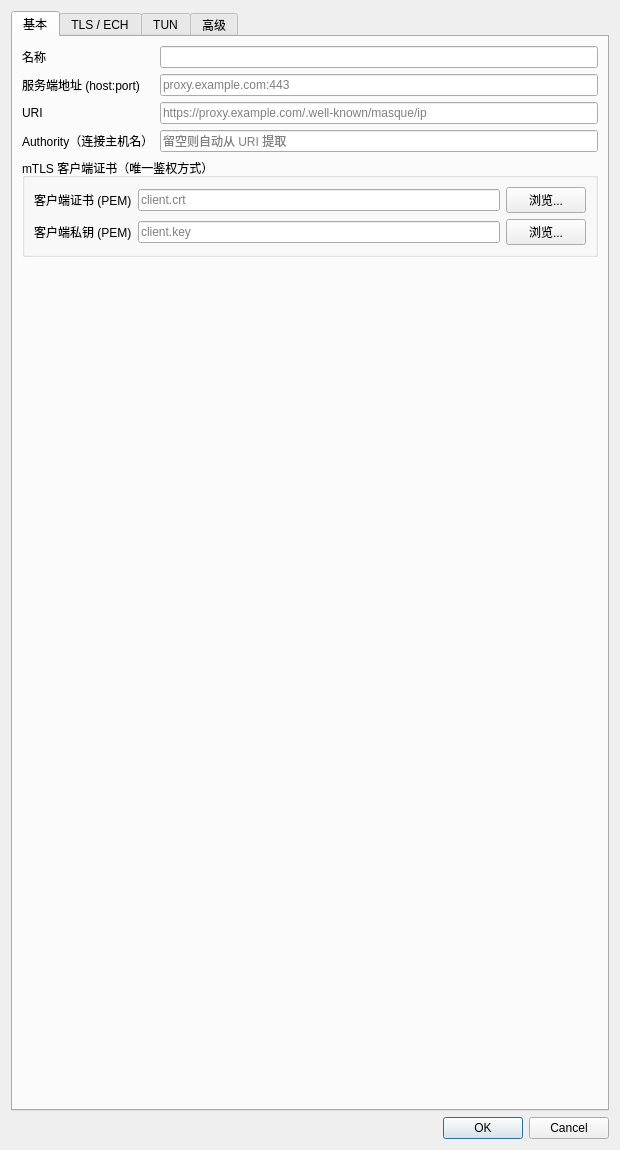
<?xml version="1.0" encoding="UTF-8"?>
<ui version="4.0">
 <class>EditNodeDialog</class>
 <widget class="QDialog" name="EditNodeDialog">
  <property name="windowTitle"><string>编辑节点</string></property>
  <property name="minimumSize"><size><width>620</width><height>620</height></size></property>
  <layout class="QVBoxLayout">
   <item>
    <widget class="QTabWidget" name="tabWidget">

     <!-- ── 基本设置 ── -->
     <widget class="QWidget" name="tabBasic">
      <attribute name="title"><string>基本</string></attribute>
      <layout class="QVBoxLayout">
       <item>
        <layout class="QFormLayout">
         <item row="0" column="0">
          <widget class="QLabel"><property name="text"><string>名称</string></property></widget>
         </item>
         <item row="0" column="1">
          <widget class="QLineEdit" name="editName"/>
         </item>
         <item row="1" column="0">
          <widget class="QLabel"><property name="text"><string>服务端地址 (host:port)</string></property></widget>
         </item>
         <item row="1" column="1">
          <widget class="QLineEdit" name="editServerAddr">
           <property name="placeholderText"><string>proxy.example.com:443</string></property>
          </widget>
         </item>
         <item row="2" column="0">
          <widget class="QLabel"><property name="text"><string>URI</string></property></widget>
         </item>
         <item row="2" column="1">
          <widget class="QLineEdit" name="editURI">
           <property name="placeholderText"><string>https://proxy.example.com/.well-known/masque/ip</string></property>
           <property name="toolTip"><string>支持两种写法：
• 完整 URL：https://proxy.example.com/.well-known/masque/ip（推荐，与服务端 uri_template 完全一致）
• 相对路径：/.well-known/masque/ip（自动补全为 https://&lt;authority&gt;/...）
转发场景：请使用完整 URL，域名填真正代理的域名。</string></property>
          </widget>
         </item>
         <item row="3" column="0">
          <widget class="QLabel"><property name="text"><string>Authority（连接主机名）</string></property></widget>
         </item>
         <item row="3" column="1">
          <widget class="QLineEdit" name="editAuthority">
           <property name="placeholderText"><string>留空则自动从 URI 提取</string></property>
           <property name="toolTip"><string>HTTP :authority header，必须与服务端 uri_template 的域名完全一致。
• 直连：留空即可（自动从 URI 提取域名）
• 转发：服务端地址填中继地址，此处填真正代理的域名</string></property>
          </widget>
         </item>
        </layout>
       </item>

       <!-- mTLS 证书组 -->
       <item>
        <widget class="QGroupBox" name="groupMTLS">
         <property name="title"><string>mTLS 客户端证书（唯一鉴权方式）</string></property>
         <layout class="QFormLayout">
          <item row="0" column="0">
           <widget class="QLabel"><property name="text"><string>客户端证书 (PEM)</string></property></widget>
          </item>
          <item row="0" column="1">
           <layout class="QHBoxLayout">
            <item><widget class="QLineEdit" name="editClientCertFile"><property name="placeholderText"><string>client.crt</string></property></widget></item>
            <item><widget class="QPushButton" name="btnBrowseCert"><property name="text"><string>浏览...</string></property><property name="maximumWidth"><number>64</number></property></widget></item>
           </layout>
          </item>
          <item row="1" column="0">
           <widget class="QLabel"><property name="text"><string>客户端私钥 (PEM)</string></property></widget>
          </item>
          <item row="1" column="1">
           <layout class="QHBoxLayout">
            <item><widget class="QLineEdit" name="editClientKeyFile"><property name="placeholderText"><string>client.key</string></property></widget></item>
            <item><widget class="QPushButton" name="btnBrowseKey"><property name="text"><string>浏览...</string></property><property name="maximumWidth"><number>64</number></property></widget></item>
           </layout>
          </item>
         </layout>
        </widget>
       </item>

       <item>
        <spacer name="verticalSpacer">
         <property name="orientation"><enum>Qt::Vertical</enum></property>
         <property name="sizeHint" stdset="0"><size><width>20</width><height>40</height></size></property>
        </spacer>
       </item>
      </layout>
     </widget>

     <!-- ── TLS/ECH ── -->
     <widget class="QWidget" name="tabTLS">
      <attribute name="title"><string>TLS / ECH</string></attribute>
      <layout class="QFormLayout">
       <item row="0" column="0">
        <widget class="QLabel"><property name="text"><string>SNI（留空同 host）</string></property></widget>
       </item>
       <item row="0" column="1">
        <widget class="QLineEdit" name="editServerName"/>
       </item>
       <!-- 注：原"跳过证书验证"复选框已永久移除：内核已禁用该字段，
            写出 false 触发 deprecated 警告，写出 true 直接拒绝启动。 -->
       <item row="1" column="0">
        <widget class="QLabel"><property name="text"><string>启用后量子密钥交换 (PQC)</string></property></widget>
       </item>
       <item row="1" column="1">
        <widget class="QCheckBox" name="checkEnablePQC"/>
       </item>
       <item row="2" column="0">
        <widget class="QLabel"><property name="text"><string>服务端 CA 证书 (PEM)</string></property></widget>
       </item>
       <item row="2" column="1">
        <layout class="QHBoxLayout">
         <item>
          <widget class="QLineEdit" name="editServerCAFile">
           <property name="placeholderText"><string>留空 = 用 Mozilla / 系统 CA；自签 CA 部署填这里</string></property>
           <property name="toolTip"><string>信任锚优先级：server_ca_file &gt; use_mozilla_ca &gt; use_system_cas
企业内网 mTLS 部署的推荐做法：用 certsrv 签发 server.crt 与 ca.crt，
把 ca.crt 路径填在这里，TLS 握手只信任本组织 CA，杜绝 MITM。</string></property>
          </widget>
         </item>
         <item><widget class="QPushButton" name="btnBrowseServerCA"><property name="text"><string>浏览...</string></property><property name="maximumWidth"><number>64</number></property></widget></item>
        </layout>
       </item>
       <item row="3" column="0">
        <widget class="QLabel"><property name="text"><string>使用 Mozilla CA 根证书</string></property></widget>
       </item>
       <item row="3" column="1">
        <widget class="QCheckBox" name="checkUseMozillaCA"><property name="checked"><bool>true</bool></property></widget>
       </item>
       <item row="4" column="0">
        <widget class="QLabel"><property name="text"><string>使用系统 CA 根证书</string></property></widget>
       </item>
       <item row="4" column="1">
        <widget class="QCheckBox" name="checkUseSystemCAs"/>
       </item>
       <item row="5" column="0">
        <widget class="QLabel"><property name="text"><string>启用 ECH</string></property></widget>
       </item>
       <item row="5" column="1">
        <widget class="QCheckBox" name="checkEnableECH"><property name="checked"><bool>true</bool></property></widget>
       </item>
       <item row="6" column="0">
        <widget class="QLabel"><property name="text"><string>ECH 查询域名</string></property></widget>
       </item>
       <item row="6" column="1">
        <widget class="QLineEdit" name="editECHDomain"><property name="placeholderText"><string>留空则同 SNI</string></property></widget>
       </item>
       <item row="7" column="0">
        <widget class="QLabel"><property name="text"><string>ECH DoH 服务器</string></property></widget>
       </item>
       <item row="7" column="1">
        <widget class="QLineEdit" name="editECHDohServer"><property name="placeholderText"><string>https://cloudflare-dns.com/dns-query</string></property></widget>
       </item>
       <item row="8" column="0">
        <widget class="QLabel"><property name="text"><string>ECH 静态配置 (Base64)</string></property></widget>
       </item>
       <item row="8" column="1">
        <widget class="QLineEdit" name="editECHConfigListB64">
         <property name="placeholderText"><string>留空则通过 DoH 动态查询（推荐）</string></property>
         <property name="toolTip"><string>填入后将跳过 DoH 查询，直接使用此静态 ECH 配置（Base64 编码）</string></property>
        </widget>
       </item>
       <item row="9" column="0">
        <widget class="QLabel"><property name="text"><string>地址族偏好</string></property></widget>
       </item>
       <item row="9" column="1">
        <widget class="QComboBox" name="comboPreferAddressFamily">
         <property name="toolTip"><string>auto: Happy Eyeballs（IPv6 优先，失败时回退 IPv4，推荐）
v4: 仅使用 IPv4
v6: 仅使用 IPv6</string></property>
         <item><property name="text"><string>auto（双栈 Happy Eyeballs）</string></property></item>
         <item><property name="text"><string>仅 IPv4</string></property></item>
         <item><property name="text"><string>仅 IPv6</string></property></item>
        </widget>
       </item>
       <item row="10" column="0">
        <widget class="QLabel"><property name="text"><string>Happy Eyeballs 延迟（毫秒）</string></property></widget>
       </item>
       <item row="10" column="1">
        <widget class="QSpinBox" name="spinHappyEyeballsDelay">
         <property name="minimum"><number>0</number></property>
         <property name="maximum"><number>5000</number></property>
         <property name="value"><number>50</number></property>
         <property name="singleStep"><number>10</number></property>
         <property name="suffix"><string> ms</string></property>
         <property name="specialValueText"><string>内核默认</string></property>
         <property name="toolTip"><string>双栈环境中 IPv6 与 IPv4 之间的交错延迟。
RFC 8305 推荐 250ms；本项目默认 50ms（更激进）。</string></property>
        </widget>
       </item>
      </layout>
     </widget>

     <!-- ── TUN ── -->
     <widget class="QWidget" name="tabTUN">
      <attribute name="title"><string>TUN</string></attribute>
      <layout class="QFormLayout">
       <item row="0" column="0">
        <widget class="QLabel"><property name="text"><string>TUN 设备名</string></property></widget>
       </item>
       <item row="0" column="1">
        <widget class="QLineEdit" name="editTunName"><property name="placeholderText"><string>tun0</string></property></widget>
       </item>
       <item row="1" column="0">
        <widget class="QLabel"><property name="text"><string>MTU</string></property></widget>
       </item>
       <item row="1" column="1">
        <widget class="QSpinBox" name="spinMTU">
         <property name="minimum"><number>1280</number></property>
         <property name="maximum"><number>65535</number></property>
         <property name="value"><number>1400</number></property>
        </widget>
       </item>
       <item row="2" column="0">
        <widget class="QLabel"><property name="text"><string>DNS IPv4</string></property></widget>
       </item>
       <item row="2" column="1">
        <widget class="QLineEdit" name="editDnsV4"><property name="placeholderText"><string>1.1.1.1</string></property></widget>
       </item>
       <item row="3" column="0">
        <widget class="QLabel"><property name="text"><string>DNS IPv6</string></property></widget>
       </item>
       <item row="3" column="1">
        <widget class="QLineEdit" name="editDnsV6"><property name="placeholderText"><string>2606:4700:4700::1111</string></property></widget>
       </item>

       <!-- 地址分配模式 -->
       <item row="4" column="0">
        <widget class="QLabel"><property name="text"><string>等待服务端分配 IP</string></property></widget>
       </item>
       <item row="4" column="1">
        <widget class="QCheckBox" name="checkWaitForAddressAssign">
         <property name="checked"><bool>true</bool></property>
         <property name="toolTip"><string>勾选：等待服务端通过 ADDRESS_ASSIGN 分配 IP（默认）
取消：手动填写静态 IP（仅当服务端未开启地址分配时使用）</string></property>
        </widget>
       </item>
       <item row="5" column="0">
        <widget class="QLabel"><property name="text"><string></string></property></widget>
       </item>
       <item row="5" column="1">
        <widget class="QLabel" name="labelStaticIPHint">
         <property name="text"><string>⚠ 静态 IP 模式：仅当服务端未开启地址分配功能时使用</string></property>
         <property name="styleSheet"><string>color: #cc6600; font-style: italic;</string></property>
         <property name="wordWrap"><bool>true</bool></property>
        </widget>
       </item>
       <item row="6" column="0">
        <widget class="QLabel" name="labelIPv4CIDR"><property name="text"><string>IPv4 CIDR</string></property></widget>
       </item>
       <item row="6" column="1">
        <widget class="QLineEdit" name="editIPv4CIDR">
         <property name="placeholderText"><string>10.0.0.2/24</string></property>
         <property name="enabled"><bool>false</bool></property>
        </widget>
       </item>
       <item row="7" column="0">
        <widget class="QLabel" name="labelIPv6CIDR"><property name="text"><string>IPv6 CIDR</string></property></widget>
       </item>
       <item row="7" column="1">
        <widget class="QLineEdit" name="editIPv6CIDR">
         <property name="placeholderText"><string>fd00::2/64</string></property>
         <property name="enabled"><bool>false</bool></property>
        </widget>
       </item>
      </layout>
     </widget>

     <!-- ── 高级 ── -->
     <widget class="QWidget" name="tabAdvanced">
      <attribute name="title"><string>高级</string></attribute>
      <layout class="QFormLayout">
       <item row="0" column="0">
        <widget class="QLabel"><property name="text"><string>允许 0-RTT</string></property></widget>
       </item>
       <item row="0" column="1">
        <widget class="QCheckBox" name="checkAllow0RTT"/>
       </item>
       <item row="1" column="0">
        <widget class="QLabel"><property name="text"><string>断线自动重连</string></property></widget>
       </item>
       <item row="1" column="1">
        <widget class="QCheckBox" name="checkEnableReconnect"><property name="checked"><bool>true</bool></property></widget>
       </item>
       <item row="2" column="0">
        <widget class="QLabel"><property name="text"><string>并行 Session 数</string></property></widget>
       </item>
       <item row="2" column="1">
        <widget class="QSpinBox" name="spinNumSessions">
         <property name="minimum"><number>1</number></property>
         <property name="maximum"><number>32</number></property>
         <property name="value"><number>4</number></property>
         <property name="toolTip"><string>多 session 并行数。
1  = 单连接（默认，最低开销）
2-4 = 推荐家庭/办公场景（2-4 Gbps）
4-8 = 高带宽多核服务器（8-16 Gbps）
启用后客户端会并行建立 N 条 CONNECT-IP session 共享流量。
建议同时勾选下方「多 Session 独立重连」让每条 session 独立重连，互不影响。</string></property>
        </widget>
       </item>
       <item row="3" column="0">
        <widget class="QLabel"><property name="text"><string>启用 TLS Session 缓存</string></property></widget>
       </item>
       <item row="3" column="1">
        <widget class="QCheckBox" name="checkEnableSessionCache"><property name="checked"><bool>true</bool></property></widget>
       </item>
       <item row="4" column="0">
        <widget class="QLabel"><property name="text"><string>Session 缓存大小</string></property></widget>
       </item>
       <item row="4" column="1">
        <widget class="QSpinBox" name="spinSessionCacheSize">
         <property name="minimum"><number>1</number></property>
         <property name="maximum"><number>10000</number></property>
         <property name="value"><number>128</number></property>
        </widget>
       </item>
       <item row="5" column="0">
        <widget class="QLabel"><property name="text"><string>连接空闲超时（秒）</string></property></widget>
       </item>
       <item row="5" column="1">
        <widget class="QSpinBox" name="spinMaxIdleTimeout">
         <property name="minimum"><number>5</number></property>
         <property name="maximum"><number>600</number></property>
         <property name="value"><number>45</number></property>
         <property name="suffix"><string> s</string></property>
        </widget>
       </item>
       <item row="6" column="0">
        <widget class="QLabel"><property name="text"><string>Keep-Alive 周期（秒）</string></property></widget>
       </item>
       <item row="6" column="1">
        <widget class="QSpinBox" name="spinKeepAlivePeriod">
         <property name="minimum"><number>1</number></property>
         <property name="maximum"><number>300</number></property>
         <property name="value"><number>15</number></property>
         <property name="suffix"><string> s</string></property>
        </widget>
       </item>
       <item row="7" column="0">
        <widget class="QLabel"><property name="text"><string>地址分配超时（秒）</string></property></widget>
       </item>
       <item row="7" column="1">
        <widget class="QSpinBox" name="spinAddressAssignTimeout">
         <property name="minimum"><number>5</number></property>
         <property name="maximum"><number>120</number></property>
         <property name="value"><number>30</number></property>
        </widget>
       </item>
       <item row="8" column="0">
        <widget class="QLabel"><property name="text"><string>最大重连延迟（秒）</string></property></widget>
       </item>
       <item row="8" column="1">
        <widget class="QSpinBox" name="spinMaxReconnectDelay">
         <property name="minimum"><number>1</number></property>
         <property name="maximum"><number>300</number></property>
         <property name="value"><number>30</number></property>
        </widget>
       </item>

       <!-- Bypass -->
       <item row="9" column="0">
        <widget class="QLabel"><property name="text"><string>启用路由绕行 (Bypass)</string></property></widget>
       </item>
       <item row="9" column="1">
        <layout class="QHBoxLayout">
         <item>
          <widget class="QCheckBox" name="checkEnableBypass">
           <property name="checked"><bool>true</bool></property>
           <property name="toolTip"><string>防止隧道流量回环，通常应保持开启</string></property>
          </widget>
         </item>
         <item>
          <widget class="QCheckBox" name="checkBypassStrict">
           <property name="text"><string>严格模式（探测失败报错）</string></property>
           <property name="toolTip"><string>严格模式：bypass 探测失败时直接报错，而不是降级到默认路由。
适合对回环敏感的生产环境，调试时建议关闭以便降级排查。</string></property>
          </widget>
         </item>
        </layout>
       </item>

       <!-- HTTP3 窗口调优 -->
       <item row="10" column="0">
        <widget class="QLabel"><property name="text"><string>禁用路径 MTU 探测</string></property></widget>
       </item>
       <item row="10" column="1">
        <widget class="QCheckBox" name="checkDisablePathMTUProbe"/>
       </item>
       <item row="11" column="0">
        <widget class="QLabel"><property name="text"><string>初始流窗口 (bytes)</string></property></widget>
       </item>
       <item row="11" column="1">
        <widget class="QSpinBox" name="spinInitialStreamWindow">
         <property name="minimum"><number>65536</number></property>
         <property name="maximum"><number>2147483647</number></property>
         <property name="value"><number>16777216</number></property>
         <property name="singleStep"><number>1048576</number></property>
        </widget>
       </item>
       <item row="12" column="0">
        <widget class="QLabel"><property name="text"><string>最大流窗口 (bytes)</string></property></widget>
       </item>
       <item row="12" column="1">
        <widget class="QSpinBox" name="spinMaxStreamWindow">
         <property name="minimum"><number>65536</number></property>
         <property name="maximum"><number>2147483647</number></property>
         <property name="value"><number>67108864</number></property>
         <property name="singleStep"><number>1048576</number></property>
        </widget>
       </item>
       <item row="13" column="0">
        <widget class="QLabel"><property name="text"><string>初始连接窗口 (bytes)</string></property></widget>
       </item>
       <item row="13" column="1">
        <widget class="QSpinBox" name="spinInitialConnWindow">
         <property name="minimum"><number>65536</number></property>
         <property name="maximum"><number>2147483647</number></property>
         <property name="value"><number>33554432</number></property>
         <property name="singleStep"><number>1048576</number></property>
        </widget>
       </item>
       <item row="14" column="0">
        <widget class="QLabel"><property name="text"><string>最大连接窗口 (bytes)</string></property></widget>
       </item>
       <item row="14" column="1">
        <widget class="QSpinBox" name="spinMaxConnWindow">
         <property name="minimum"><number>65536</number></property>
         <property name="maximum"><number>2147483647</number></property>
         <property name="value"><number>134217728</number></property>
         <property name="singleStep"><number>1048576</number></property>
        </widget>
       </item>

       <!-- 注意：原 row 15-17 (disable_compression / tls_handshake_timeout / max_response_header_sec)
            已于 2026-04 移除 —— CONNECT-IP 走 datagram + capsule 路径，没有 HTTP 响应头与
            HTTP3 压缩协商；内核已删除对应字段。row 18+ 编号保持不变以最小化布局抖动。 -->

       <!-- 拥塞控制 -->
       <item row="18" column="0">
        <widget class="QLabel"><property name="text"><string>拥塞控制算法</string></property></widget>
       </item>
       <item row="18" column="1">
        <widget class="QComboBox" name="comboCongestionAlgo">
         <item><property name="text"><string>bbr2（推荐，对抗运营商 QoS）</string></property></item>
         <item><property name="text"><string>cubic（默认，理想网络）</string></property></item>
        </widget>
       </item>
       <!-- Obfs 混淆配置 -->
       <item row="19" column="0">
        <widget class="QLabel"><property name="text"><string>Obfs 混淆类型</string></property></widget>
       </item>
       <item row="19" column="1">
        <widget class="QComboBox" name="comboObfsType">
         <item><property name="text"><string>禁用</string></property></item>
         <item><property name="text"><string>Salamander（规避 DPI）</string></property></item>
        </widget>
       </item>
       <item row="20" column="0">
        <widget class="QLabel"><property name="text"><string>Obfs 混淆密码</string></property></widget>
       </item>
       <item row="20" column="1">
        <widget class="QLineEdit" name="editObfsPassword">
         <property name="placeholderText"><string>预共享密码（客户端和服务端必须相同）</string></property>
         <property name="toolTip"><string>Salamander 混淆可规避运营商对 QUIC Long Header 的 DPI 识别</string></property>
         <property name="echoMode"><enum>QLineEdit::PasswordEchoOnEdit</enum></property>
        </widget>
       </item>
       <!-- 应用层心跳（CONNECT-IP capsule ping/pong） -->
       <item row="21" column="0">
        <widget class="QLabel"><property name="text"><string>应用层心跳周期</string></property></widget>
       </item>
       <item row="21" column="1">
        <widget class="QSpinBox" name="spinAppKeepalivePeriod">
         <property name="minimum"><number>0</number></property>
         <property name="maximum"><number>600</number></property>
         <property name="value"><number>25</number></property>
         <property name="suffix"><string> s</string></property>
         <property name="specialValueText"><string>禁用</string></property>
         <property name="toolTip"><string>CONNECT-IP capsule 应用层 ping 发送周期。
0 = 禁用应用层心跳（仅依赖 QUIC Keep-Alive）。</string></property>
        </widget>
       </item>
       <item row="22" column="0">
        <widget class="QLabel"><property name="text"><string>应用层心跳超时</string></property></widget>
       </item>
       <item row="22" column="1">
        <widget class="QSpinBox" name="spinAppKeepaliveTimeout">
         <property name="minimum"><number>1</number></property>
         <property name="maximum"><number>600</number></property>
         <property name="value"><number>30</number></property>
         <property name="suffix"><string> s</string></property>
         <property name="toolTip"><string>单次 ping 等 pong 的超时时间。</string></property>
        </widget>
       </item>
       <item row="23" column="0">
        <widget class="QLabel"><property name="text"><string>不健康判定阈值</string></property></widget>
       </item>
       <item row="23" column="1">
        <widget class="QSpinBox" name="spinUnhealthyThreshold">
         <property name="minimum"><number>1</number></property>
         <property name="maximum"><number>100</number></property>
         <property name="value"><number>3</number></property>
         <property name="suffix"><string> 次</string></property>
         <property name="toolTip"><string>连续 N 次心跳超时则视为 session 不健康并触发重连。</string></property>
        </widget>
       </item>
       <item row="24" column="0">
        <widget class="QLabel"><property name="text"><string>多 Session 独立重连</string></property></widget>
       </item>
       <item row="24" column="1">
        <widget class="QCheckBox" name="checkPerSessionReconnect">
         <property name="checked"><bool>true</bool></property>
         <property name="toolTip"><string>开启后多 session 模式下每条 session 独立重连，互不影响。</string></property>
        </widget>
       </item>
       <!-- UDP socket buffer & GSO（性能调优） -->
       <item row="25" column="0">
        <widget class="QLabel" name="labelUDPRecvBuffer"><property name="text"><string>UDP 接收缓冲区</string></property></widget>
       </item>
       <item row="25" column="1">
        <widget class="QSpinBox" name="spinUDPRecvBuffer">
         <property name="minimum"><number>65536</number></property>
         <property name="maximum"><number>2147483647</number></property>
         <property name="value"><number>16777216</number></property>
         <property name="singleStep"><number>1048576</number></property>
         <property name="suffix"><string> B</string></property>
         <property name="toolTip"><string>UDP socket 接收缓冲区大小（字节），默认 16 MB。
Linux 高带宽场景可增大到 32-64 MB（需 sysctl 放开 net.core.rmem_max）。
Windows / macOS 内核会把超过系统上限的值静默 cap，配置过大无效。</string></property>
        </widget>
       </item>
       <item row="26" column="0">
        <widget class="QLabel" name="labelUDPSendBuffer"><property name="text"><string>UDP 发送缓冲区</string></property></widget>
       </item>
       <item row="26" column="1">
        <widget class="QSpinBox" name="spinUDPSendBuffer">
         <property name="minimum"><number>65536</number></property>
         <property name="maximum"><number>2147483647</number></property>
         <property name="value"><number>16777216</number></property>
         <property name="singleStep"><number>1048576</number></property>
         <property name="suffix"><string> B</string></property>
         <property name="toolTip"><string>UDP socket 发送缓冲区大小（字节），默认 16 MB。
Linux 同 net.core.wmem_max；其他平台同样会被系统静默 cap。</string></property>
        </widget>
       </item>
       <item row="27" column="0">
        <widget class="QLabel" name="labelEnableGSO"><property name="text"><string>启用 GSO/GRO（仅 Linux）</string></property></widget>
       </item>
       <item row="27" column="1">
        <widget class="QCheckBox" name="checkEnableGSO">
         <property name="checked"><bool>true</bool></property>
         <property name="toolTip"><string>启用 Linux 内核的 GSO（UDP 分段卸载）/ GRO（接收合并）以提升 UDP 吞吐。
• Linux：建议保持开启；显式关闭会通过 QUIC_GO_DISABLE_GSO 环境变量传给 quic-go
• Windows / macOS：内核会自动按平台能力降级，此开关无实际作用</string></property>
        </widget>
       </item>
       <!-- ── BBRv2 子参数（仅 congestion=bbr2 时生效，留空 / 0 = 内核默认）── -->
       <item row="28" column="0" colspan="2">
        <widget class="QLabel">
         <property name="text"><string>━━━ BBRv2 高级参数（仅 bbr2 模式生效，全部留空 = 内核默认）━━━</string></property>
         <property name="styleSheet"><string>color: #666; font-style: italic; margin-top: 6px;</string></property>
        </widget>
       </item>
       <item row="29" column="0">
        <widget class="QLabel"><property name="text"><string>BBRv2 丢包阈值</string></property></widget>
       </item>
       <item row="29" column="1">
        <widget class="QDoubleSpinBox" name="spinBBR2LossThreshold">
         <property name="minimum"><double>0.0</double></property>
         <property name="maximum"><double>1.0</double></property>
         <property name="singleStep"><double>0.005</double></property>
         <property name="decimals"><number>4</number></property>
         <property name="specialValueText"><string>内核默认（0.015）</string></property>
         <property name="toolTip"><string>触发带宽下调的最低丢包率（默认 0.015 即 1.5%）。
运营商随机丢包通常 &lt; 1%，提高此阈值可避免误判拥塞。</string></property>
        </widget>
       </item>
       <item row="30" column="0">
        <widget class="QLabel"><property name="text"><string>BBRv2 Beta（带宽保留比例）</string></property></widget>
       </item>
       <item row="30" column="1">
        <widget class="QDoubleSpinBox" name="spinBBR2Beta">
         <property name="minimum"><double>0.0</double></property>
         <property name="maximum"><double>1.0</double></property>
         <property name="singleStep"><double>0.05</double></property>
         <property name="decimals"><number>3</number></property>
         <property name="specialValueText"><string>内核默认（0.3）</string></property>
         <property name="toolTip"><string>丢包时带宽下调比例，0.3 = 保留 70% 带宽。</string></property>
        </widget>
       </item>
       <item row="31" column="0">
        <widget class="QLabel"><property name="text"><string>BBRv2 Startup 满速轮数</string></property></widget>
       </item>
       <item row="31" column="1">
        <widget class="QSpinBox" name="spinBBR2StartupFullBwRounds">
         <property name="minimum"><number>0</number></property>
         <property name="maximum"><number>20</number></property>
         <property name="value"><number>0</number></property>
         <property name="specialValueText"><string>内核默认（3）</string></property>
         <property name="toolTip"><string>判定带宽已达瓶颈所需的连续轮数。</string></property>
        </widget>
       </item>
       <item row="32" column="0">
        <widget class="QLabel"><property name="text"><string>BBRv2 ProbeRTT 周期（秒）</string></property></widget>
       </item>
       <item row="32" column="1">
        <widget class="QSpinBox" name="spinBBR2ProbeRTTPeriod">
         <property name="minimum"><number>0</number></property>
         <property name="maximum"><number>600</number></property>
         <property name="value"><number>0</number></property>
         <property name="suffix"><string> s</string></property>
         <property name="specialValueText"><string>内核默认（10s）</string></property>
        </widget>
       </item>
       <item row="33" column="0">
        <widget class="QLabel"><property name="text"><string>BBRv2 ProbeRTT 持续（毫秒）</string></property></widget>
       </item>
       <item row="33" column="1">
        <widget class="QSpinBox" name="spinBBR2ProbeRTTDuration">
         <property name="minimum"><number>0</number></property>
         <property name="maximum"><number>5000</number></property>
         <property name="value"><number>0</number></property>
         <property name="suffix"><string> ms</string></property>
         <property name="specialValueText"><string>内核默认（200ms）</string></property>
        </widget>
       </item>
       <item row="34" column="0">
        <widget class="QLabel"><property name="text"><string>BBRv2 BwLo 下调策略</string></property></widget>
       </item>
       <item row="34" column="1">
        <widget class="QComboBox" name="comboBBR2BwLoReduction">
         <property name="toolTip"><string>带宽下调策略：default / minrtt / inflight / cwnd
留空 = 走内核默认（default）</string></property>
         <item><property name="text"><string>内核默认（default）</string></property></item>
         <item><property name="text"><string>default</string></property></item>
         <item><property name="text"><string>minrtt</string></property></item>
         <item><property name="text"><string>inflight</string></property></item>
         <item><property name="text"><string>cwnd</string></property></item>
        </widget>
       </item>
       <item row="35" column="0">
        <widget class="QLabel"><property name="text"><string>BBRv2 激进模式</string></property></widget>
       </item>
       <item row="35" column="1">
        <widget class="QCheckBox" name="checkBBR2Aggressive">
         <property name="toolTip"><string>初始窗口更大，适合高带宽低延迟线路。</string></property>
        </widget>
       </item>
       <!-- ── 管理 API ── -->
       <item row="36" column="0" colspan="2">
        <widget class="QLabel">
         <property name="text"><string>━━━ 管理 / 调试 API（admin_listen / admin_token / pprof）━━━</string></property>
         <property name="styleSheet"><string>color: #666; font-style: italic; margin-top: 6px;</string></property>
        </widget>
       </item>
       <item row="37" column="0">
        <widget class="QLabel"><property name="text"><string>Admin 监听地址</string></property></widget>
       </item>
       <item row="37" column="1">
        <widget class="QLineEdit" name="editAdminListen">
         <property name="placeholderText"><string>留空 = 自动分配 127.0.0.1:0；自定义如 127.0.0.1:9091</string></property>
         <property name="toolTip"><string>客户端管理 / 统计 API 监听地址。
留空时 GUI 自动用 127.0.0.1:0（随机端口）。
非 loopback 地址（如 0.0.0.0:9091）必须设置 admin_token，否则内核拒绝启动。</string></property>
        </widget>
       </item>
       <item row="38" column="0">
        <widget class="QLabel"><property name="text"><string>Admin Token (Bearer)</string></property></widget>
       </item>
       <item row="38" column="1">
        <widget class="QLineEdit" name="editAdminToken">
         <property name="placeholderText"><string>非 loopback 监听时必填</string></property>
         <property name="echoMode"><enum>QLineEdit::PasswordEchoOnEdit</enum></property>
        </widget>
       </item>
       <item row="39" column="0">
        <widget class="QLabel"><property name="text"><string>启用 pprof 性能分析</string></property></widget>
       </item>
       <item row="39" column="1">
        <widget class="QCheckBox" name="checkEnablePprof">
         <property name="toolTip"><string>暴露 /debug/pprof/* 端点（受 admin_token 保护）。
仅排障用，生产环境慎开。</string></property>
        </widget>
       </item>
       <!-- 调试 -->
       <item row="40" column="0">
        <widget class="QLabel"><property name="text"><string>TLS Key Log 路径</string></property></widget>
       </item>
       <item row="40" column="1">
        <widget class="QLineEdit" name="editKeyLogPath">
         <property name="placeholderText"><string>留空不启用（Wireshark 调试用）</string></property>
        </widget>
       </item>
      </layout>
     </widget>

    </widget>
   </item>

   <!-- 确定 / 取消 -->
   <item>
    <widget class="QDialogButtonBox" name="buttonBox">
     <property name="standardButtons">
      <set>QDialogButtonBox::Ok|QDialogButtonBox::Cancel</set>
     </property>
    </widget>
   </item>
  </layout>
 </widget>
 <connections>
  <connection>
   <sender>buttonBox</sender><signal>accepted()</signal>
   <receiver>EditNodeDialog</receiver><slot>accept()</slot>
  </connection>
  <connection>
   <sender>buttonBox</sender><signal>rejected()</signal>
   <receiver>EditNodeDialog</receiver><slot>reject()</slot>
  </connection>
 </connections>
</ui>
